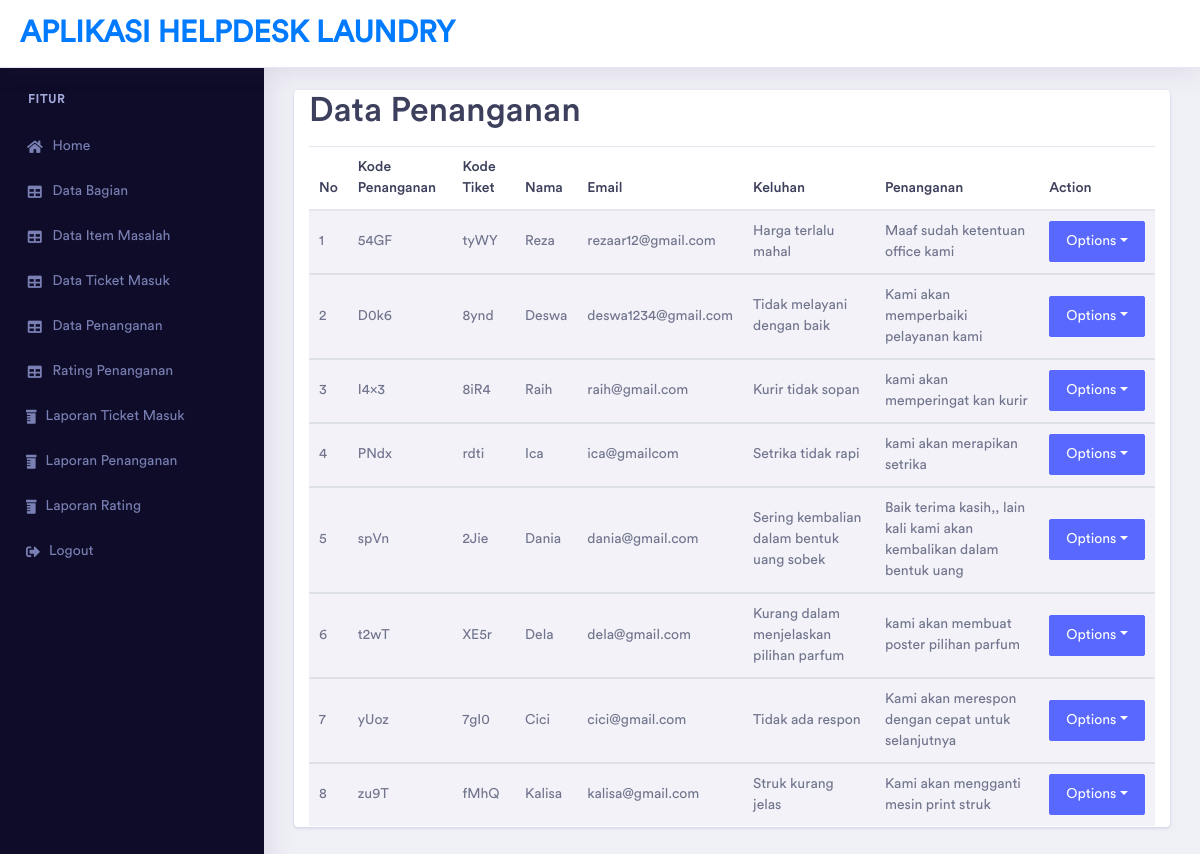
Page /index2.php?p=data_penanganan on the committed database.
### tables this page shows
CREATE TABLE `data_penanganan` (
  `kode_penanganan` varchar(10) NOT NULL,
  `kode_tiket` varchar(10) NOT NULL,
  `nama` varchar(30) NOT NULL,
  `email` varchar(30) NOT NULL,
  `permasalahan` text NOT NULL,
  `penanganan` text NOT NULL
);

### data_penanganan.php (the view, shortened to what this page needs)
<div class="center_col" role="main">
    <div class="col-md-12 col-sm-12  ">
        <div class="x_panel">
            <div class="x_content">
                <h1>Data Penanganan</h1>
                                    <table class="table table-striped">
                                        <thead>
                                            <tr>
                                                <th scope="col">No</th>
                                                <th scope="col">Kode Penanganan</th>
                                                <th scope="col">Kode Tiket</th>
                                                <th scope="col">Nama</th>
                                                <th scope="col">Email</th>
                                                <th scope="col">Keluhan</th>
                                                <th scope="col">Penanganan</th>
                                                <th scope="col">Action</th>
                                            </tr>
                                        </thead>
                                        <?php
                            include 'koneksi.php';
                                $sql="SELECT * FROM data_penanganan";
                            $hasil=mysqli_query($db,$sql);
                            $no=0;
                            while ($data = mysqli_fetch_array($hasil)) {
                            $no++;
                            ?>
                        <tbody>
                            <tr class="even pointer">
                                <td><?php echo $no;?></td>
                                <td><?php echo $data["kode_penanganan"]; ?></td>
                                <td><?php echo $data["kode_tiket"]; ?></td>
                                <td><?php echo $data["nama"]; ?></td>
                                <td><?php echo $data["email"]; ?></td>
                                <td><?php echo $data["permasalahan"]; ?></td>
                                <td><?php echo $data["penanganan"]; ?></td>
                                <td class="">
                                <div class="btn-group" role="group">
                                    <button id="btnGroupDrop1" type="button" class="btn btn-primary dropdown-toggle"
                                    data-toggle="dropdown" aria-haspopup="true" aria-expanded="false">
                                    Options</button>
                                </div>
                                </td>
                            </tr>
                        </tbody>
                        <?php
    }
    ?>
                                    </table>
                                </div>
                            </div>
                        </div>

### rows in the picture
data_penanganan: kode_penanganan "54GF", kode_tiket "tyWY", nama "Reza", email "rezaar12@gmail.com", permasalahan "Harga terlalu mahal", penanganan "Maaf sudah ketentuan office kami"
data_penanganan: kode_penanganan "D0k6", kode_tiket "8ynd", nama "Deswa", email "deswa1234@gmail.com", permasalahan "Tidak melayani dengan baik", penanganan "Kami akan memperbaiki pelayanan kami"
data_penanganan: kode_penanganan "I4x3", kode_tiket "8iR4", nama "Raih", email "raih@gmail.com", permasalahan "Kurir tidak sopan", penanganan "kami akan memperingat kan kurir"
data_penanganan: kode_penanganan "PNdx", kode_tiket "rdti", nama "Ica", email "ica@gmailcom", permasalahan "Setrika tidak rapi", penanganan "kami akan merapikan setrika"
data_penanganan: kode_penanganan "spVn", kode_tiket "2Jie", nama "Dania", email "dania@gmail.com", permasalahan "Sering kembalian dalam bentuk uang sobek", penanganan "Baik terima kasih,, lain kali kami akan kembalikan dalam bentuk uang"
data_penanganan: kode_penanganan "t2wT", kode_tiket "XE5r", nama "Dela", email "dela@gmail.com", permasalahan "Kurang dalam menjelaskan pilihan parfum", penanganan "kami akan membuat poster pilihan parfum"
data_penanganan: kode_penanganan "yUoz", kode_tiket "7gI0", nama "Cici", email "cici@gmail.com", permasalahan "Tidak ada respon", penanganan "Kami akan merespon dengan cepat untuk selanjutnya"
data_penanganan: kode_penanganan "zu9T", kode_tiket "fMhQ", nama "Kalisa", email "kalisa@gmail.com", permasalahan "Struk kurang jelas", penanganan "Kami akan mengganti mesin print struk"
